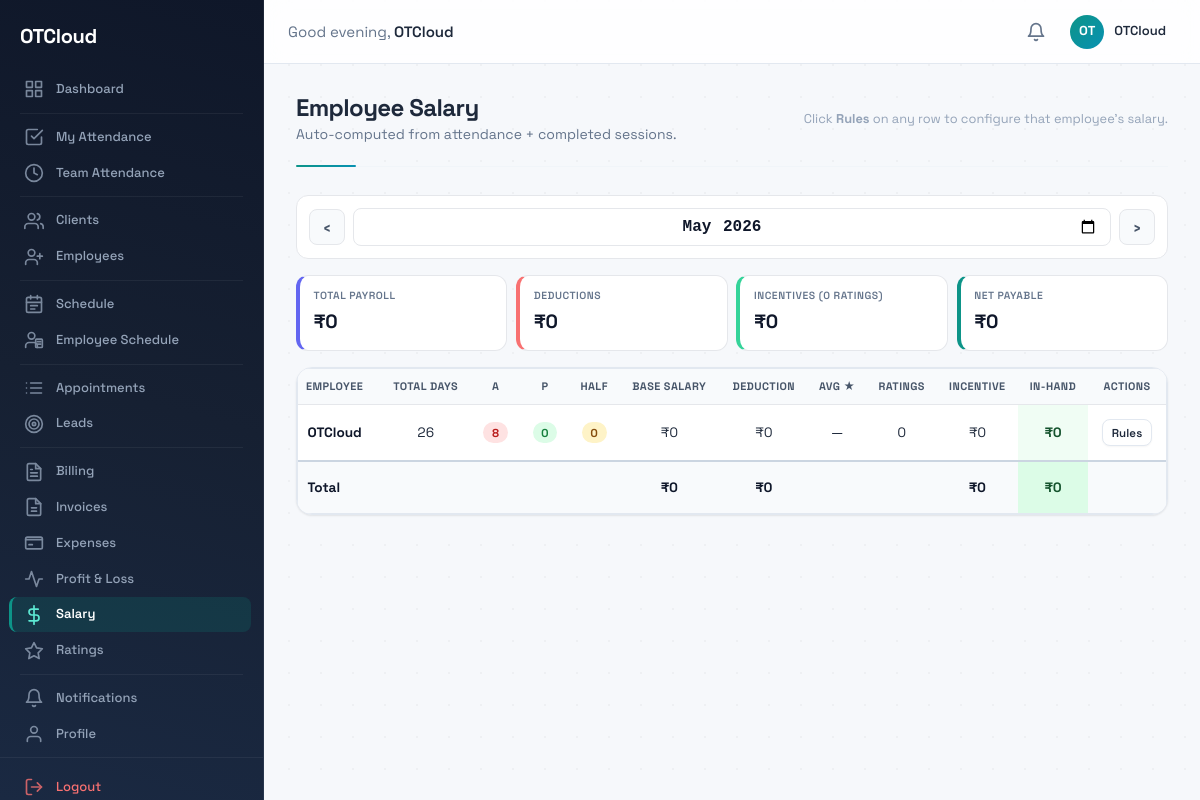
Page /salary/ (signed in) on the committed database.
### accounts/models.py (models this page shows, shortened)
class User(AbstractBaseUser, PermissionsMixin):
    class Role(models.TextChoices):
        ADMIN = 'admin', 'Admin'
        STAFF = 'staff', 'Staff'
        CLIENT = 'client', 'Client'
    mobile_number = models.CharField(max_length=15, unique=True)
    first_name = models.CharField(max_length=50, blank=True)
    last_name = models.CharField(max_length=50, blank=True)
    email = models.EmailField(blank=True)
    role = models.CharField(max_length=10, choices=Role.choices, default=Role.STAFF)
    is_verified = models.BooleanField(default=False)
    is_active = models.BooleanField(default=True)
    is_staff = models.BooleanField(default=False)
    date_joined = models.DateTimeField(auto_now_add=True)
    profile_image = models.ImageField(upload_to='profiles/', blank=True, null=True)
    objects = UserManager()
    USERNAME_FIELD = 'mobile_number'
    REQUIRED_FIELDS = []
    class Meta:
        ordering = ['-date_joined']
    def get_full_name(self):
        return f"{self.first_name} {self.last_name}".strip()
    @property
    def is_admin(self):
        return self.role == self.Role.ADMIN

### salary/models.py (models this page shows, shortened)
class MonthlySalary(CoreModel):
    employee = models.ForeignKey(
        settings.AUTH_USER_MODEL,
        on_delete=models.CASCADE,
        related_name='monthly_salaries',
        limit_choices_to={'role__in': ['staff', 'admin']},
    )
    month = models.DateField(help_text='First day of the salary month')
    total_working_days = models.PositiveIntegerField(default=0)
    present_days = models.PositiveIntegerField(default=0)
    half_days = models.PositiveIntegerField(default=0)
    absent_days = models.PositiveIntegerField(default=0)
    total_sessions = models.PositiveIntegerField(default=0)
    total_ratings = models.PositiveIntegerField(
        default=0,
        help_text='Number of client ratings received this month',
    )
    avg_rating = models.DecimalField(
        max_digits=3, decimal_places=2, default=0,
        help_text='Average rating across all client feedback this month (0–5)',
    )
    base_monthly_salary = models.DecimalField(max_digits=10, decimal_places=2, default=0)
    deduction = models.DecimalField(max_digits=10, decimal_places=2, default=0)
    incentive = models.DecimalField(max_digits=10, decimal_places=2, default=0)
    in_hand_salary = models.DecimalField(max_digits=10, decimal_places=2, default=0)
    generated_at = models.DateTimeField(auto_now=True)
    objects = models.Manager()
    active_objects = ActiveManager()
    class Meta:
        ordering = ['-month', 'employee__first_name']
        unique_together = ('employee', 'month')

### salary/views.py (the view)
    def wrapper(request, *args, **kwargs):
        if not request.user.is_admin:
            messages.error(request, 'Only admins can access this page.')
            return redirect('salary:my_salary')
        return view_func(request, *args, **kwargs)

### salary/templates/salary/salary_list.html (shortened to what this page needs)
{% extends "base.html" %}
{% load humanize %}
{% block content %}
<div class="page-header">
  <div class="page-header-left">
    <h1 class="page-title">Employee Salary</h1>
    <p class="page-subtitle" style="color:#64748b;">Auto-computed from attendance + completed sessions.</p>
  </div>
  <div class="page-header-right" style="color:#94a3b8; font-size:0.8rem;">
    Click <strong>Rules</strong> on any row to configure that employee's salary.
  </div>
</div>
<form method="get" action="{% url 'salary:salary_list' %}" class="toolbar-card">
  <div class="month-row">
    <a class="month-nav-btn" href="?month={{ prev_month }}">&lsaquo;</a>
    <input type="month" name="month" value="{{ month|date:'Y-m' }}" class="month-picker" onchange="this.form.submit()" aria-label="Pick month">
    <a class="month-nav-btn" href="?month={{ next_month }}">&rsaquo;</a>
  </div>
</form>
<div class="stats-row">
  <div class="stat-tile t-salary">
    <div class="lbl">Total Payroll</div>
    <div class="val">₹{{ summary.salary|floatformat:0|intcomma }}</div>
  </div>
  <div class="stat-tile t-deduction">
    <div class="lbl">Deductions</div>
    <div class="val">₹{{ summary.deduction|floatformat:0|intcomma }}</div>
  </div>
  <div class="stat-tile t-incentive">
    <div class="lbl">Incentives ({{ summary.ratings }} ratings)</div>
    <div class="val">₹{{ summary.incentive|floatformat:0|intcomma }}</div>
  </div>
  <div class="stat-tile t-net">
    <div class="lbl">Net Payable</div>
    <div class="val">₹{{ summary.in_hand|floatformat:0|intcomma }}</div>
  </div>
</div>
<div class="card">
  <div class="card-body" style="padding:0;">
    <div class="scroll-x">
      <table class="ledger">
        <thead>
          <tr>
            <th class="col-emp">Employee</th>
            <th>Total Days</th>
            <th class="col-a">A</th>
            <th class="col-p">P</th>
            <th class="col-s">Half</th>
            <th>Base Salary</th>
            <th>Deduction</th>
            <th>Avg ★</th>
            <th>Ratings</th>
            <th class="col-incentive">Incentive</th>
            <th class="col-net">In-Hand</th>
            <th>Actions</th>
          </tr>
        </thead>
        <tbody>
          {% for r in rows %}
          <tr>
            <td class="emp">{{ r.employee.get_full_name|default:r.employee.mobile_number }}</td>
            <td>{{ r.total_working_days }}</td>
            <td><span class="pill absent">{{ r.absent_days }}</span></td>
            <td><span class="pill present">{{ r.present_days }}</span></td>
            <td><span class="pill half">{{ r.half_days }}</span></td>
            <td class="num">₹{{ r.base_monthly_salary|floatformat:0|intcomma }}</td>
            <td class="num">₹{{ r.deduction|floatformat:0|intcomma }}</td>
            <td>{% if r.avg_rating %}{{ r.avg_rating|floatformat:1 }}★{% else %}—{% endif %}</td>
            <td>{{ r.total_ratings }}</td>
            <td class="num">₹{{ r.incentive|floatformat:0|intcomma }}</td>
            <td class="in-hand">₹{{ r.in_hand_salary|floatformat:0|intcomma }}</td>
            <td>
              <a href="{% url 'salary:settings_edit' employee_id=r.employee_id %}" class="btn btn-sm btn-secondary" style="padding:0.3rem 0.55rem; font-size:0.72rem;">Rules</a>
            </td>
          </tr>
          {% empty %}
          <tr><td colspan="12" style="padding:2.5rem 1rem; text-align:center; color:#94a3b8;">
            No active staff or admin users yet.
          </td></tr>
          {% endfor %}
          {% if rows %}
          <tr class="grand-row">
            <td class="emp">Total</td>
            <td colspan="4"></td>
            <td class="num">₹{{ summary.salary|floatformat:0|intcomma }}</td>
            <td class="num">₹{{ summary.deduction|floatformat:0|intcomma }}</td>
            <td></td>
            <td></td>
            <td class="num">₹{{ summary.incentive|floatformat:0|intcomma }}</td>
            <td class="in-hand">₹{{ summary.in_hand|floatformat:0|intcomma }}</td>
            <td></td>
          </tr>
          {% endif %}
        </tbody>
      </table>
    </div>
  </div>
</div>
{% endblock %}

### templates/base.html (shortened to what this page needs)
{% load static %}
<!DOCTYPE html>
<html lang="en">
<head>
  <link rel="stylesheet" href="{% static 'css/style.css' %}">
</head>
<body>
{% if user.is_authenticated %}
  <nav class="sidebar" id="sidebar">
    <div class="sidebar-header">
      <a href="/" class="sidebar-brand">
        <span class="sidebar-logo-text">OTCloud</span>
      </a>
    </div>
    <ul class="sidebar-nav">
      <li class="sidebar-item">
        <a href="/" class="sidebar-link {% if request.path == '/' %}active{% endif %}">
          Dashboard
        </a>
      </li>
      {% if request.user.role == 'admin' or request.user.role == 'staff' %}
      <li class="sidebar-divider"></li>
      <li class="sidebar-item">
        <a href="{% url 'attendance:my_attendance' %}" class="sidebar-link {% if '/attendance/me' in request.path %}active{% endif %}">
          <svg class="sidebar-icon" width="20" height="20" viewBox="0 0 24 24" fill="none" stroke="currentColor" stroke-width="2" stroke-linecap="round" stroke-linejoin="round">
            <polyline points="9 11 12 14 22 4"/>
            <path d="M21 12v7a2 2 0 0 1-2 2H5a2 2 0 0 1-2-2V5a2 2 0 0 1 2-2h11"/>
          </svg>
          My Attendance
        </a>
      </li>
      <li class="sidebar-item">
        <a href="{% url 'attendance:dashboard' %}" class="sidebar-link {% if '/attendance/' in request.path and '/attendance/me' not in request.path %}active{% endif %}">
          <svg class="sidebar-icon" width="20" height="20" viewBox="0 0 24 24" fill="none" stroke="currentColor" stroke-width="2" stroke-linecap="round" stroke-linejoin="round">
            <circle cx="12" cy="12" r="10"/><polyline points="12 6 12 12 16 14"/>
          </svg>
          Team Attendance
        </a>
      </li>
      <li class="sidebar-divider"></li>
      <li class="sidebar-item">
        <a href="{% url 'clients:client_list' %}" class="sidebar-link {% if '/clients/' in request.path %}active{% endif %}">
          Clients
        </a>
      </li>
      <li class="sidebar-item">
        <a href="{% url 'accounts:employee_list' %}" class="sidebar-link {% if '/employees/' in request.path %}active{% endif %}">
          Employees
        </a>
      </li>
      <li class="sidebar-divider"></li>
      <li class="sidebar-item">
        <a href="{% url 'daily_schedule' %}" class="sidebar-link {% if request.resolver_match.url_name == 'daily_schedule' %}active{% endif %}">
          Schedule
        </a>
      </li>
      <li class="sidebar-item">
        <a href="{% url 'employee_schedule' %}" class="sidebar-link {% if request.resolver_match.url_name == 'employee_schedule' %}active{% endif %}">
          Employee Schedule
        </a>
      </li>
      <li class="sidebar-divider"></li>
      <li class="sidebar-item">
        <a href="{% url 'appointments:appointment_list' %}" class="sidebar-link ">
          Appointments
        </a>
      </li>
      <li class="sidebar-item">
        <a href="{% url 'lms:lead_list' %}" class="sidebar-link {% if '/lms/' in request.path %}active{% endif %}">
          <svg class="sidebar-icon" width="20" height="20" viewBox="0 0 24 24" fill="none" stroke="currentColor" stroke-width="2" stroke-linecap="round" stroke-linejoin="round">
            <circle cx="12" cy="12" r="10"/>
            <circle cx="12" cy="12" r="6"/>
            <circle cx="12" cy="12" r="2"/>
          </svg>
          Leads
        </a>
      </li>
      <li class="sidebar-divider"></li>
      {% if request.user.role == 'admin' %}
      <li class="sidebar-item">
        <a href="{% url 'billing:monthly_view' %}" class="sidebar-link ">
          Billing
        </a>
      </li>
      <li class="sidebar-item">
        <a href="{% url 'billing:invoice_list' %}" class="sidebar-link {% if '/billing/invoices' in request.path %}active{% endif %}">
          Invoices
        </a>
      </li>
      <li class="sidebar-item">
        <a href="{% url 'billing:expense_view' %}" class="sidebar-link {% if '/billing/expenses' in request.path %}active{% endif %}">
          <svg class="sidebar-icon" width="20" height="20" viewBox="0 0 24 24" fill="none" stroke="currentColor" stroke-width="2" stroke-linecap="round" stroke-linejoin="round">
            <path d="M2 8h20"/><rect x="2" y="5" width="20" height="14" rx="2" ry="2"/>
            <line x1="6" y1="14" x2="10" y2="14"/>
          </svg>
          Expenses
        </a>
      </li>
      <li class="sidebar-item">
        <a href="{% url 'billing:pnl_view' %}" class="sidebar-link {% if '/billing/pnl' in request.path %}active{% endif %}">
          <svg class="sidebar-icon" width="20" height="20" viewBox="0 0 24 24" fill="none" stroke="currentColor" stroke-width="2" stroke-linecap="round" stroke-linejoin="round">
            <polyline points="22 12 18 12 15 21 9 3 6 12 2 12"/>
          </svg>
          Profit &amp; Loss
        </a>
      </li>
      <li class="sidebar-item">
        <a href="{% url 'salary:salary_list' %}" class="sidebar-link {% if '/salary/' in request.path and '/salary/ratings' not in request.path %}active{% endif %}">
          <svg class="sidebar-icon" width="20" height="20" viewBox="0 0 24 24" fill="none" stroke="currentColor" stroke-width="2" stroke-linecap="round" stroke-linejoin="round">
            <line x1="12" y1="1" x2="12" y2="23"/>
            <path d="M17 5H9.5a3.5 3.5 0 0 0 0 7h5a3.5 3.5 0 0 1 0 7H6"/>
          </svg>
          Salary
        </a>
      </li>
      <li class="sidebar-item">
        <a href="{% url 'salary:ratings_list' %}" class="sidebar-link {% if '/salary/ratings' in request.path %}active{% endif %}">
          <svg class="sidebar-icon" width="20" height="20" viewBox="0 0 24 24" fill="none" stroke="currentColor" stroke-width="2" stroke-linecap="round" stroke-linejoin="round">
            <polygon points="12 2 15.09 8.26 22 9.27 17 14.14 18.18 21.02 12 17.77 5.82 21.02 7 14.14 2 9.27 8.91 8.26 12 2"/>
          </svg>
          Ratings
        </a>
      </li>
      {% endif %}
      {% endif %}
      <li class="sidebar-divider"></li>
      <li class="sidebar-item">
        <a href="{% url 'notifications:list' %}" class="sidebar-link {% if '/notifications/' in request.path %}active{% endif %}">
          <svg class="sidebar-icon" width="20" height="20" viewBox="0 0 24 24" fill="none" stroke="currentColor" stroke-width="2" stroke-linecap="round" stroke-linejoin="round">
            <path d="M18 8A6 6 0 0 0 6 8c0 7-3 9-3 9h18s-3-2-3-9"/>
            <path d="M13.73 21a2 2 0 0 1-3.46 0"/>
          </svg>
          Notifications
        </a>
      </li>
      <li class="sidebar-item">
        <a href="{% url 'accounts:profile' %}" class="sidebar-link {% if '/accounts/profile/' in request.path %}active{% endif %}">
          <svg class="sidebar-icon" width="20" height="20" viewBox="0 0 24 24" fill="none" stroke="currentColor" stroke-width="2" stroke-linecap="round" stroke-linejoin="round">
            <path d="M20 21v-2a4 4 0 0 0-4-4H8a4 4 0 0 0-4 4v2"/>
            <circle cx="12" cy="7" r="4"/>
          </svg>
          Profile
        </a>
      </li>
    </ul>
    <ul class="sidebar-nav-bottom">
      <li class="sidebar-item">
        <a href="{% url 'accounts:logout' %}" class="sidebar-link sidebar-link--logout">
          <svg class="sidebar-icon" width="20" height="20" viewBox="0 0 24 24" fill="none" stroke="currentColor" stroke-width="2" stroke-linecap="round" stroke-linejoin="round">
            <path d="M9 21H5a2 2 0 0 1-2-2V5a2 2 0 0 1 2-2h4"/>
            <polyline points="16 17 21 12 16 7"/>
            <line x1="21" y1="12" x2="9" y2="12"/>
          </svg>
          Logout
        </a>
      </li>
    </ul>
  </nav>
  <header class="topbar">
    <div class="topbar-left">
      <span class="topbar-greeting">
        Good <span id="timeGreeting">morning</span>, <strong>{{ request.user.first_name|default:request.user.mobile_number }}</strong>
      </span>
    </div>
    <div class="topbar-right">
      <a href="{% url 'notifications:list' %}" class="topbar-notifications" title="Notifications">
        <svg width="20" height="20" viewBox="0 0 24 24" fill="none" stroke="currentColor" stroke-width="2" stroke-linecap="round" stroke-linejoin="round">
          <path d="M18 8A6 6 0 0 0 6 8c0 7-3 9-3 9h18s-3-2-3-9"/>
          <path d="M13.73 21a2 2 0 0 1-3.46 0"/>
        </svg>
      </a>
      <a href="{% url 'accounts:profile' %}" class="topbar-user-area">
        <div class="topbar-avatar">
          {% if request.user.profile_image %}
            <img src="{{ request.user.profile_image.url }}" alt="Profile" class="avatar-img">
          {% else %}
            OT
          {% endif %}
        </div>
        <span class="topbar-user-name">{{ request.user.get_full_name|default:request.user.mobile_number }}</span>
      </a>
    </div>
  </header>
{% endif %}
<main class="main-content {% if not user.is_authenticated %}main-content--full{% endif %}">
  {% block content %}{% endblock %}
</main>
</body>
</html>

### rows in the picture
User: user.first_name "OTCloud", user.get_full_name "OTCloud"
MonthlySalary: employee.get_full_name "OTCloud", total_working_days "26", absent_days "8", present_days "0", half_days "0", base_monthly_salary "0", deduction "0", total_ratings "0", incentive "0", in_hand_salary "0"

### other values in the picture
{{ summary.salary|floatformat:0|intcomma }} "0"
{{ summary.deduction|floatformat:0|intcomma }} "0"
{{ summary.ratings }} "0"
{{ summary.incentive|floatformat:0|intcomma }} "0"
{{ summary.in_hand|floatformat:0|intcomma }} "0"
